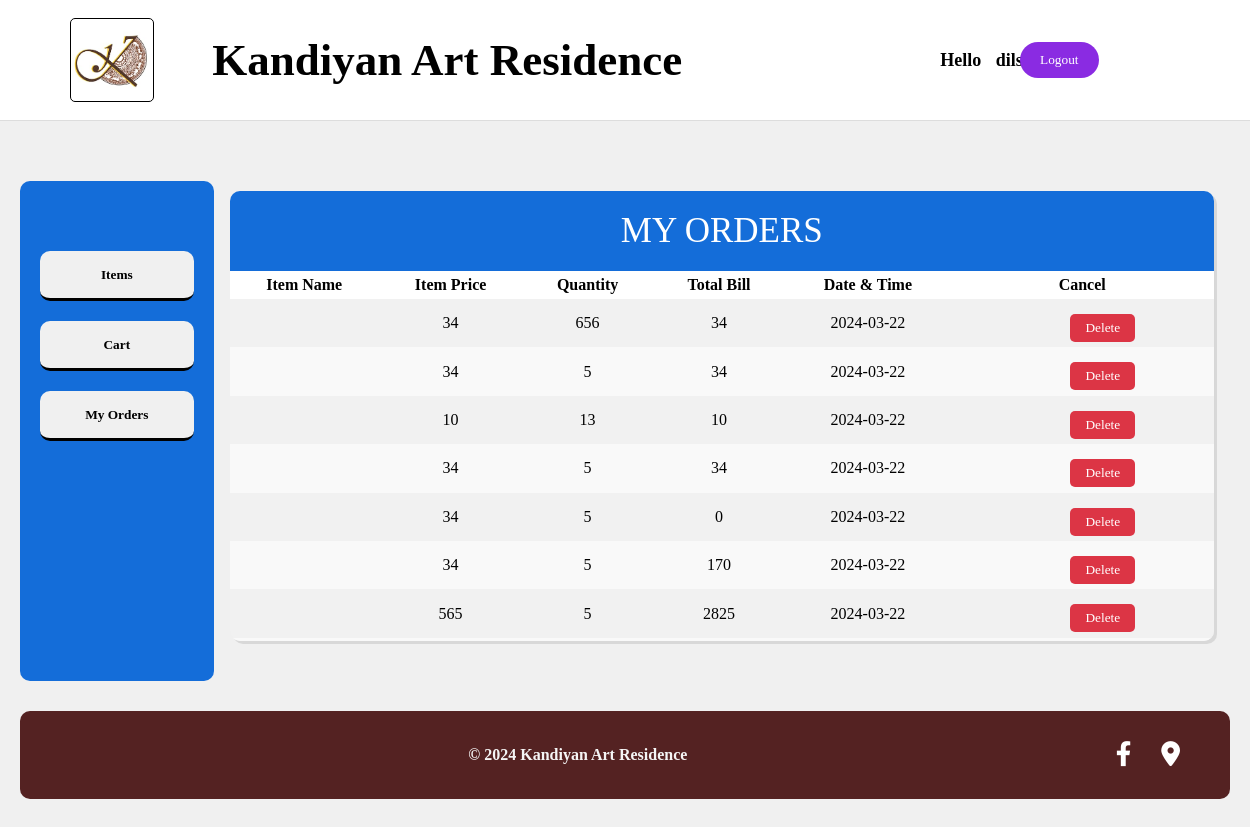
Page /ordersUser.php (signed in) on the committed database.
### tables this page shows
CREATE TABLE `orders` (
  `orderid` int(20) NOT NULL,
  `uid` int(20) NOT NULL,
  `itemid` int(20) NOT NULL,
  `itemprice` int(10) NOT NULL,
  `quantity` int(10) NOT NULL,
  `totbill` int(20) NOT NULL,
  `date` date NOT NULL,
  `time` time NOT NULL,
  `isdelete` int(11) NOT NULL
);

### ordersUser.php (the view, shortened to what this page needs)
<?php
include("headerUser.php");
include("connection.php");
$id = $_SESSION["userId"];
$sql = "SELECT * FROM `orders` WHERE `uid`='$id' AND `isdelete`='0'";
$result = $conn->query($sql);
?>
<div class="itemsBody">
    <div class="ordersUser">
        <div class="header">My Orders</div>
        <table class="ordersUserTable">
            <thead>
                <tr class="ordersUsertr">
                    <th class="ordersUserth">Item Name</th>
                    <th class="ordersUserth">Item Price</th>
                    <th class="ordersUserth">Quantity</th>
                    <th class="ordersUserth">Total Bill</th>
                    <th class="ordersUserth">Date & Time</th>
                    <th class="ordersUserth">Cancel</th>
                </tr>
            </thead>
            <tbody id="ordersUserTbody">
                <?php
                if ($result->num_rows > 0) {
                    while ($row = $result->fetch_assoc()) {
                        $iname = $row["itemname"];
                        $iprice = $row["itemprice"];
                        $iQuantity = $row["quantity"];
                        echo '<tr class="ordersUsertr">';
                        echo '<td class="ordersUsertd">' . $iname . '</td>';
                        echo '<td class="ordersUsertd">' . $iprice . '</td>';
                        echo '<td class="ordersUsertd">' . $iQuantity . '</td>';
                        echo '<td class="ordersUsertd">' . $row['totbill'] . '</td>';
                        echo '<td class="ordersUsertd">' . $row['date'] . '</td>';
                        echo '<td class="ordersUsertd">
                                <form action="ordersUser.php" method="post">
                                    <input type="hidden" name="order_id" value="' . $row['uid'] . '">
                                    <input class="ordersUserdelete" value="Delete" name="delete" type="submit">
                                </form>
                              </td>';
                        echo '</tr>';
                    }
                }
                ?>
            </tbody>
        </table>
    </div>
</div>
<?php include("foot.php"); ?>

### home.css (style rules this page uses)
* { margin: 0; padding: 0; font-family: 'Poppins'; cursor: pointer; }
body { font-family: Arial, sans-serif; background-color: #f0f0f0; margin: 0; padding: 0; }
.itemsBody { width: 84%; height: 450px; }
.ordersUser { margin: 60px auto; height: 450px; overflow-y: scroll; border-radius: 10px; box-shadow: 3px 3px 0 rgba(0, 0, 0, 0.1); max-width: calc(100% - 2em); width: 1300px; }
.header { background-color: rgb(20, 109, 217); color: white; font-size: 35px; padding: 20px; text-align: center; text-transform: uppercase; position: sticky; top: 0px; }
.ordersUserdelete { padding: 6px 15px; margin: 10px 0px 0px 100px; background-color: #dc3545; color: white; border: none; border-radius: 5px; }

### rows in the picture
orders: itemprice "34", quantity "656", totbill "34", date "2024-03-22"
orders: itemprice "34", quantity "5", totbill "34", date "2024-03-22"
orders: itemprice "10", quantity "13", totbill "10", date "2024-03-22"
orders: itemprice "34", quantity "5", totbill "34", date "2024-03-22"
orders: itemprice "34", quantity "5", totbill "0", date "2024-03-22"
orders: itemprice "34", quantity "5", totbill "170", date "2024-03-22"
orders: itemprice "565", quantity "5", totbill "2825", date "2024-03-22"
